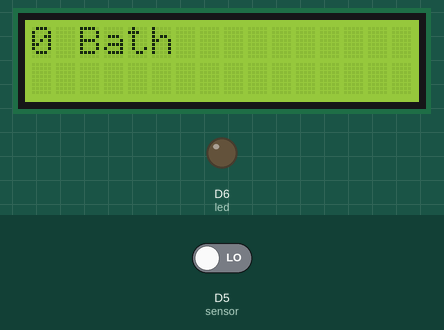
A sketch run on a simulated ESP8266 (NodeMCU). On the bench: 16×2 character LCD, output pins drawn as LEDs (lit = HIGH). The test bench sets the inputs (shaded band); at power-on: D5 (sensor) LOW. What the sketch prints to the serial monitor is not drawn.

Above: at 2.2 s.
2.3 s: D5 (sensor) driven HIGH
At 3.0 s:
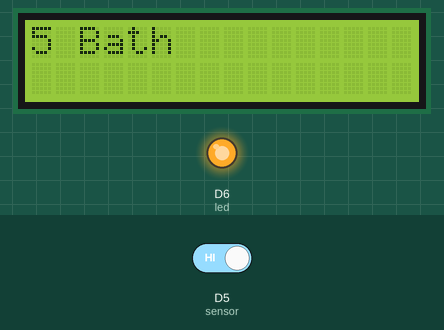
At 23.1 s:
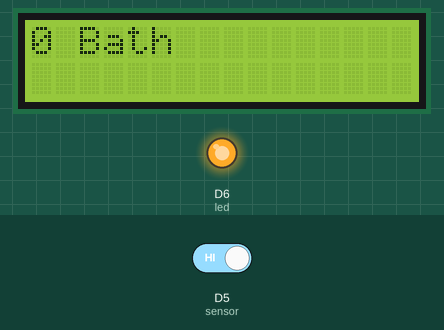
Timing chart, 0 to 23.8 s (numbered marks = the images above; inputs shaded):
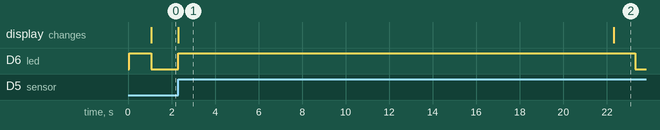

Measured:
- after the input at 2.3 s, D6 (led): LOW → HIGH at once, → LOW 21.0 s later; the display: changes at once (image 1)
- what the display in image 1 shows lasts 20.0 s, from 2.3 s to 22.3 s

The sketch:

Beta2.ino
```cpp
/**
 * Author: baby
 * Last modify: November 25,2020
 *
 * this is just sample of coin validator with lcd show amout of coin in bath(THB).
 * How it work?
 *    it will wait for input coin. if you input coin, it will show balance and then start
 *    timer. you can put more coin while machine is running. It'll increase your balance automatically and
 *    also increase you time too. don't worry.
 * I use LCD display the balance but not show the time because I don't want too(it still have bug. hhh)
 *  #function
 *    LiquidCrystal_I2C lcd(0x27, 16, 2); my lcd size is 16x2
 *    lcd.begin(); initial lcd, MUST HAVE THIS FUNCTION
 *    lcd.backlight();  turn backlight on.
 *    lcd.setCursor(0, 0); set cursor at 0,0 mean first line first index. (0,1 means second line and first index.)
 *    lcd.print(text);  show text on lcd.
 *
 * Contact:
 *    Twitter- @itmebabysmiley
 *    gitHub- https://github.com/itsmebabysmiley?tab=repositories
 */
#include <Wire.h>
#include <LiquidCrystal_I2C.h>
// pin
int sensor = D5;
int led = D6; //suppose it's relay.
// more details in functions.
int coin = 0;   //in this case I use 5 bath coin.
boolean check = false;
int count = 0;
boolean state = false;

int _sec = 0;
int _min = 0;
int _hr  = 0;

int limit_sec = 20;   //
int limit_sec2 = 20;  // same as limit_sec just kinda constant.
int limit_min = 0;
int limit_hr = 0;
int max_sec = 0;

LiquidCrystal_I2C lcd(0x27, 16, 2);

void setup() {
  pinMode(sensor, INPUT);
  pinMode(led, OUTPUT);
  Serial.begin(9600);
  lcd.begin();
  lcd.backlight();
  lcd.setCursor(0, 0);
  digitalWrite(led, 1);
  attachInterrupt(digitalPinToInterrupt(sensor), getCoin, RISING);  //when someone is insert coin into machine it'll do getCoin()
  delay(1000);
  Serial.println("Hello! Bitch");
  lcd.print("0 Bath");
  digitalWrite(led, 0);

}
/**
 *        >>>SUPPOSE LED IS THE RELAY<<<
 * -the led will turn on when coin is more than 5 bath.
 * -the led will turn on until it reach to the time limit.
 * then it will turn off and reset everything to be ready to next input.
 */
void loop() {
    digitalWrite(led, 0);
  if(coin >= 5){
    digitalWrite(led, 1);
    Serial.print("time: ");
    Serial.print(_min);Serial.print(":");
    Serial.println(_sec);
    //I didn't check hours because I think I don't have to but if in the future need it,,, just add it.
    //time reach limit call _reset_().
    if(limit_min == _min && limit_sec == _sec){
      _reset_();
    }

     _sec ++;

    if(_sec == 60){
      _min += 1;
      _sec = 0;
    }
    delay(1000);  //kinda timer here. but it's not percise.
  }
}
/**
 * Active when the coin passed the sensor.
 * -increase balance coin.
 * -increase the limit of time(second).
 * -then print whatever you want.
 */
ICACHE_RAM_ATTR void getCoin() {
  coin += 5;
  Serial.print(coin);Serial.println("bath");
  lcd.setCursor(0,0);
  lcd.print(coin);
  lcd.print(" Bath");
  max_sec += limit_sec2;
  limit_min = int(max_sec/60);
  limit_sec = max_sec%60;
  Serial.println(max_sec);
  Serial.println(limit_min);
  Serial.println(limit_sec);
  Serial.print("Limit time: ");Serial.print(limit_min);Serial.print(":");Serial.println(limit_sec);
}
/*
 * reset everyting to be ready to next input coin.
 * I just put every variable in here haha.
 */
void _reset_(){
  _sec = 0;
  _min = 0;
  _hr  = 0;
  limit_sec = 20;
  limit_min = 0;
  limit_hr = 0;
  max_sec = 0;
  coin = 0;
  count = 0;
  lcd.setCursor(0,0);
  lcd.print(coin);
  lcd.print(" Bath");
}
```
